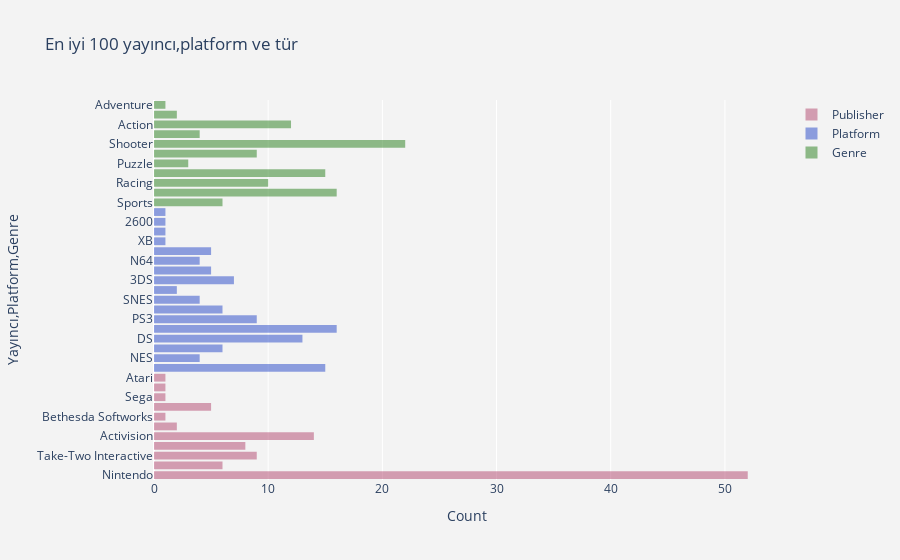

Write notebook code for a chart like this one.
### Markdown cell above
<a id="2"></a> <br>
# En iyi 100 Yayıncı,Platform ve Tür (Top 100 Publishers, Platforms and Genres)

### Code cell
dataTop100=data.head(100)

trace1=go.Histogram(
    y=dataTop100.Publisher,
    name="Publisher",
    #xbins=dict(start=-3.0,end=4,size=0.5),
    opacity=0.75,
    marker=dict(color='rgba(171, 50, 96, 0.6)'))
trace2=go.Histogram(
    y=dataTop100.Platform,
    name="Platform",
    opacity=0.75,
    marker=dict(color='rgba(12, 50, 196, 0.6)'))
trace3=go.Histogram(
    y=dataTop100.Genre,
    name="Genre",
    opacity=0.75,
    marker=dict(color='rgba(16, 112, 2, 0.6)'))

data_new=[trace1,trace2,trace3]
layout_new=go.Layout(
    barmode='overlay',
    title='En iyi 100 yayıncı,platform ve tür',
    yaxis=dict(title='Yayıncı,Platform,Genre'),
    xaxis=dict(title='Count'),
    bargap=0.2,
    paper_bgcolor='rgb(243, 243, 243)',
    plot_bgcolor="rgb(243, 243, 243)",
)
fig=go.Figure(data=data_new,layout=layout_new)
iplot(fig)

### Figure 1 — Plotly figure (JSON) as saved in the notebook; plotly's stock layout.template omitted (floating-point values rounded to 4 significant figures)
{"data": [{"marker": {"color": "rgba(171, 50, 96, 0.6)"}, "name": "Publisher", "opacity": 0.75, "type": "histogram", "y": ["Nintendo", "Nintendo", "Nintendo", "Nintendo", "Nintendo", "Nintendo", "Nintendo", "Nintendo", "Nintendo", "Nintendo", "Nintendo", "Nintendo", "Nintendo", "Nintendo", "Nintendo", "Microsoft Game Studios", "Take-Two Interactive", "Take-Two Interactive", "Nintendo", "Nintendo", "Nintendo", "Nintendo", "Nintendo", "Take-Two Interactive", "Take-Two Interactive", "Nintendo", "Nintendo", "Nintendo", "Sony Computer Entertainment", "Activision", "Nintendo", "Activision", "Nintendo", "Activision", "Activision", "Activision", "Activision", "Activision", "Take-Two Interactive", "Nintendo", "Activision", "Nintendo", "Nintendo", "Microsoft Game Studios", "Take-Two Interactive", "Nintendo", "Nintendo", "Sony Computer Entertainment", "Nintendo", "Nintendo", "Nintendo", "Take-Two Interactive", "Sony Computer Entertainment", "Nintendo", "Sony Computer Entertainment", "Activision", "Take-Two Interactive", "Nintendo", "Nintendo", "Nintendo", "Ubisoft", "Activision", "Microsoft Game Studios", "Nintendo", "Nintendo", "Microsoft Game Studios", "Sony Computer Entertainment", "Activision", "Ubisoft", "Sony Computer Entertainment", "Activision", "Nintendo", "Microsoft Game Studios", "Nintendo", "Nintendo", "Bethesda Softworks", "Nintendo", "Electronic Arts", "Nintendo", "Microsoft Game Studios", "Nintendo", "Nintendo", "Electronic Arts", "Electronic Arts", "Nintendo", "Sega", "Sony Computer Entertainment", "SquareSoft", "Nintendo", "Atari", "Take-Two Interactive", "Nintendo", "Electronic Arts", "Activision", "Nintendo", "Sony Computer Entertainment", "Nintendo", "Nintendo", "Activision", "Electronic Arts"]}, {"marker": {"color": "rgba(12, 50, 196, 0.6)"}, "name": "Platform", "opacity": 0.75, "type": "histogram", "y": ["Wii", "NES", "Wii", "Wii", "GB", "GB", "DS", "Wii", "Wii", "NES", "DS", "DS", "GB", "Wii", "Wii", "X360", "PS3", "PS2", "SNES", "DS", "DS", "GB", "NES", "X360", "PS2", "GBA", "DS", "DS", "PS2", "X360", "GB", "X360", "3DS", "PS4", "PS3", "X360", "X360", "PS3", "PS2", "Wii", "PS3", "DS", "3DS", "X360", "PS4", "DS", "N64", "PS2", "Wii", "3DS", "GB", "X360", "PS", "3DS", "PS3", "PS3", "PS3", "SNES", "GBA", "DS", "Wii", "X360", "X360", "N64", "3DS", "X360", "PS", "PS3", "Wii", "PS", "X360", "SNES", "X360", "3DS", "DS", "X360", "SNES", "PS4", "Wii", "XB", "Wii", "DS", "PS3", "PC", "N64", "Wii", "PS2", "PS", "DS", "2600", "PSP", "Wii", "PS4", "PS4", "N64", "PS", "NES", "3DS", "X360", "X360"]}, {"marker": {"color": "rgba(16, 112, 2, 0.6)"}, "name": "Genre", "opacity": 0.75, "type": "histogram", "y": ["Sports", "Platform", "Racing", "Sports", "Role-Playing", "Puzzle", "Platform", "Misc", "Platform", "Shooter", "Simulation", "Racing", "Role-Playing", "Sports", "Sports", "Misc", "Action", "Action", "Platform", "Misc", "Role-Playing", "Platform", "Platform", "Action", "Action", "Role-Playing", "Role-Playing", "Puzzle", "Racing", "Shooter", "Role-Playing", "Shooter", "Role-Playing", "Shooter", "Shooter", "Shooter", "Shooter", "Shooter", "Action", "Fighting", "Shooter", "Simulation", "Racing", "Shooter", "Action", "Action", "Platform", "Racing", "Platform", "Role-Playing", "Adventure", "Action", "Racing", "Platform", "Racing", "Shooter", "Action", "Platform", "Role-Playing", "Platform", "Misc", "Shooter", "Shooter", "Racing", "Platform", "Shooter", "Role-Playing", "Shooter", "Misc", "Racing", "Shooter", "Platform", "Misc", "Simulation", "Misc", "Role-Playing", "Racing", "Sports", "Misc", "Shooter", "Misc", "Role-Playing", "Action", "Simulation", "Shooter", "Sports", "Role-Playing", "Role-Playing", "Role-Playing", "Puzzle", "Action", "Platform", "Shooter", "Shooter", "Action", "Platform", "Platform", "Fighting", "Shooter", "Shooter"]}], "layout": {"bargap": 0.2, "barmode": "overlay", "paper_bgcolor": "rgb(243, 243, 243)", "plot_bgcolor": "rgb(243, 243, 243)", "title": {"text": "En iyi 100 yayıncı,platform ve tür"}, "xaxis": {"title": {"text": "Count"}}, "yaxis": {"title": {"text": "Yayıncı,Platform,Genre"}}}}
